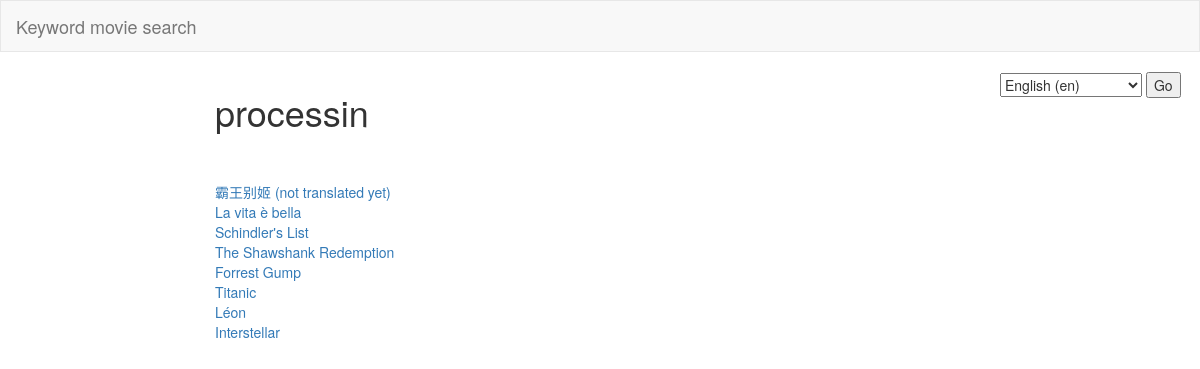
The page /keyword?keyword=影片 on the database its author committed.
### douban_search/models.py (models this page shows, shortened)
class Movie(models.Model):
    name1 = models.CharField(max_length=250)
    name2 = models.CharField(max_length=250, null=True)
    year = models.IntegerField(null=True)
    img = models.ImageField(upload_to="gallery", null=True)
    keywords = models.ManyToManyField(Keyword)
    url = models.URLField()

### douban_search/views.py (the view)
# urls.py: path('keyword', views.keyword_detail),
def keyword_detail(request):
    try:
        keyword = Keyword.objects.get(keyword=request.GET.get('keyword', ''))
    except Keyword.DoesNotExist:
        return HttpResponse(_('not found'))
    movies = Movie.objects.filter(keywords__keyword__contains=keyword)
    if not request.LANGUAGE_CODE == 'zh-hans':
        keyword = Keyword_en(keyword)
        movies = [Movie_en(m) for m in movies]
    return render(request, 'keyword_detail.html', {'keyword': keyword, 'movies': movies})

### douban_search/models.py (called while the page is built)
    def __str__(self):
        return self.keyword

### douban_search/views.py (called while the page is built)
    def __str__(self):
        return self.name2

    def __str__(self):
        return self.keyword_en

### douban_search/templates/keyword_detail.html (shortened to what this page needs)
{% extends 'layout.html' %}
{% block content %}
    <div class="col-sm-8 col-sm-offset-2">
        <h1 style="margin-bottom: 50px">{{ keyword }}</h1>
        {% for movie in movies %}
            <a href="/movie?name={{ movie.name1 }}">{{ movie }}</a>
            <br>
        {% endfor %}
    </div>
{% endblock %}

### rows shown on the page
Movie: name2 "La vita è bella"
Movie: name2 "Schindler's List"
Movie: name2 "The Shawshank Redemption"
Movie: name2 "Forrest Gump"
Movie: name2 "Titanic"
Movie: name2 "Léon"
Movie: name2 "Interstellar"

### other values the page prints
{{ keyword }} "processin"
{{ movie }} "霸王别姬 (not translated yet)"
form field language "English (en)"
